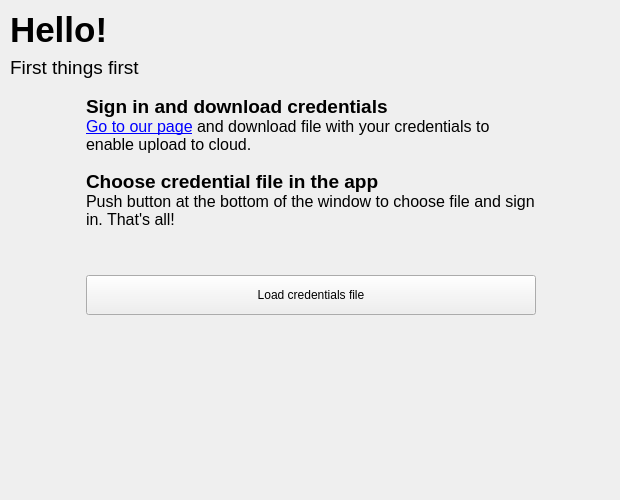
<?xml version="1.0" encoding="UTF-8"?>
<ui version="4.0">
 <class>CredentialsChooseUI</class>
 <widget class="QWidget" name="CredentialsChooseUI">
  <property name="geometry">
   <rect>
    <x>0</x>
    <y>0</y>
    <width>620</width>
    <height>500</height>
   </rect>
  </property>
  <property name="sizePolicy">
   <sizepolicy hsizetype="MinimumExpanding" vsizetype="Fixed">
    <horstretch>0</horstretch>
    <verstretch>0</verstretch>
   </sizepolicy>
  </property>
  <property name="minimumSize">
   <size>
    <width>472</width>
    <height>500</height>
   </size>
  </property>
  <property name="maximumSize">
   <size>
    <width>16777215</width>
    <height>500</height>
   </size>
  </property>
  <property name="windowTitle">
   <string>PW-Sat2 Ground Station - Choose credentials</string>
  </property>
  <property name="autoFillBackground">
   <bool>false</bool>
  </property>
  <property name="locale">
   <locale language="English" country="UnitedKingdom"/>
  </property>
  <widget class="QWidget" name="verticalLayoutWidget">
   <property name="geometry">
    <rect>
     <x>0</x>
     <y>0</y>
     <width>620</width>
     <height>391</height>
    </rect>
   </property>
   <layout class="QVBoxLayout" name="verticalLayout">
    <item>
     <spacer name="verticalSpacer_2">
      <property name="orientation">
       <enum>Qt::Vertical</enum>
      </property>
      <property name="sizeType">
       <enum>QSizePolicy::Fixed</enum>
      </property>
      <property name="sizeHint" stdset="0">
       <size>
        <width>20</width>
        <height>10</height>
       </size>
      </property>
     </spacer>
    </item>
    <item>
     <layout class="QHBoxLayout" name="horizontalLayout">
      <item>
       <spacer name="horizontalSpacer">
        <property name="orientation">
         <enum>Qt::Horizontal</enum>
        </property>
        <property name="sizeType">
         <enum>QSizePolicy::Fixed</enum>
        </property>
        <property name="sizeHint" stdset="0">
         <size>
          <width>10</width>
          <height>10</height>
         </size>
        </property>
       </spacer>
      </item>
      <item>
       <layout class="QGridLayout" name="gridLayout_4">
        <item row="0" column="0">
         <widget class="QLabel" name="label">
          <property name="font">
           <font>
            <pointsize>26</pointsize>
           </font>
          </property>
          <property name="text">
           <string>&lt;html&gt;&lt;head/&gt;&lt;body&gt;&lt;p&gt;&lt;span style=&quot; font-weight:600;&quot;&gt;Hello!&lt;/span&gt;&lt;/p&gt;&lt;/body&gt;&lt;/html&gt;</string>
          </property>
         </widget>
        </item>
        <item row="1" column="0">
         <widget class="QLabel" name="label_3">
          <property name="sizePolicy">
           <sizepolicy hsizetype="Minimum" vsizetype="Preferred">
            <horstretch>0</horstretch>
            <verstretch>0</verstretch>
           </sizepolicy>
          </property>
          <property name="minimumSize">
           <size>
            <width>420</width>
            <height>0</height>
           </size>
          </property>
          <property name="font">
           <font>
            <pointsize>14</pointsize>
           </font>
          </property>
          <property name="text">
           <string>&lt;html&gt;&lt;head/&gt;&lt;body&gt;&lt;p&gt;First things first&lt;/p&gt;&lt;/body&gt;&lt;/html&gt;</string>
          </property>
          <property name="wordWrap">
           <bool>true</bool>
          </property>
         </widget>
        </item>
       </layout>
      </item>
      <item>
       <spacer name="horizontalSpacer_3">
        <property name="orientation">
         <enum>Qt::Horizontal</enum>
        </property>
        <property name="sizeHint" stdset="0">
         <size>
          <width>10</width>
          <height>20</height>
         </size>
        </property>
       </spacer>
      </item>
      <item>
       <widget class="QLabel" name="label_2">
        <property name="sizePolicy">
         <sizepolicy hsizetype="Maximum" vsizetype="Maximum">
          <horstretch>0</horstretch>
          <verstretch>0</verstretch>
         </sizepolicy>
        </property>
        <property name="maximumSize">
         <size>
          <width>106</width>
          <height>60</height>
         </size>
        </property>
        <property name="text">
         <string/>
        </property>
        <property name="pixmap">
         <pixmap resource="img_pix.qrc">:/logo/img/PW07-wersja-monochromatyczna.svg</pixmap>
        </property>
        <property name="scaledContents">
         <bool>true</bool>
        </property>
       </widget>
      </item>
      <item>
       <spacer name="horizontalSpacer_2">
        <property name="orientation">
         <enum>Qt::Horizontal</enum>
        </property>
        <property name="sizeType">
         <enum>QSizePolicy::Fixed</enum>
        </property>
        <property name="sizeHint" stdset="0">
         <size>
          <width>20</width>
          <height>20</height>
         </size>
        </property>
       </spacer>
      </item>
     </layout>
    </item>
    <item>
     <spacer name="verticalSpacer_3">
      <property name="orientation">
       <enum>Qt::Vertical</enum>
      </property>
      <property name="sizeType">
       <enum>QSizePolicy::Fixed</enum>
      </property>
      <property name="sizeHint" stdset="0">
       <size>
        <width>20</width>
        <height>10</height>
       </size>
      </property>
     </spacer>
    </item>
    <item>
     <layout class="QGridLayout" name="gridLayout_5">
      <item row="2" column="1">
       <widget class="QLabel" name="label_7">
        <property name="sizePolicy">
         <sizepolicy hsizetype="Fixed" vsizetype="Fixed">
          <horstretch>0</horstretch>
          <verstretch>0</verstretch>
         </sizepolicy>
        </property>
        <property name="minimumSize">
         <size>
          <width>40</width>
          <height>40</height>
         </size>
        </property>
        <property name="maximumSize">
         <size>
          <width>40</width>
          <height>40</height>
         </size>
        </property>
        <property name="text">
         <string/>
        </property>
        <property name="pixmap">
         <pixmap resource="img_pix.qrc">:/numbers/img/2.svg</pixmap>
        </property>
        <property name="scaledContents">
         <bool>true</bool>
        </property>
       </widget>
      </item>
      <item row="0" column="1">
       <widget class="QLabel" name="label_5">
        <property name="sizePolicy">
         <sizepolicy hsizetype="Fixed" vsizetype="Fixed">
          <horstretch>0</horstretch>
          <verstretch>0</verstretch>
         </sizepolicy>
        </property>
        <property name="minimumSize">
         <size>
          <width>40</width>
          <height>40</height>
         </size>
        </property>
        <property name="maximumSize">
         <size>
          <width>40</width>
          <height>40</height>
         </size>
        </property>
        <property name="baseSize">
         <size>
          <width>40</width>
          <height>40</height>
         </size>
        </property>
        <property name="text">
         <string/>
        </property>
        <property name="pixmap">
         <pixmap resource="img_pix.qrc">:/numbers/img/1.svg</pixmap>
        </property>
        <property name="scaledContents">
         <bool>true</bool>
        </property>
       </widget>
      </item>
      <item row="1" column="0">
       <spacer name="verticalSpacer_4">
        <property name="orientation">
         <enum>Qt::Vertical</enum>
        </property>
        <property name="sizeType">
         <enum>QSizePolicy::Fixed</enum>
        </property>
        <property name="sizeHint" stdset="0">
         <size>
          <width>20</width>
          <height>10</height>
         </size>
        </property>
       </spacer>
      </item>
      <item row="0" column="3">
       <widget class="QLabel" name="label_6">
        <property name="sizePolicy">
         <sizepolicy hsizetype="MinimumExpanding" vsizetype="Expanding">
          <horstretch>0</horstretch>
          <verstretch>0</verstretch>
         </sizepolicy>
        </property>
        <property name="minimumSize">
         <size>
          <width>450</width>
          <height>0</height>
         </size>
        </property>
        <property name="font">
         <font>
          <pointsize>12</pointsize>
         </font>
        </property>
        <property name="text">
         <string>&lt;html&gt;&lt;head/&gt;&lt;body&gt;&lt;p&gt;&lt;span style=&quot; font-size:14pt; font-weight:600;&quot;&gt;Sign in and download credentials&lt;/span&gt;&lt;br/&gt;&lt;a href=&quot;http://localhost:9090/communication/pwsatradio&quot;&gt;&lt;span style=&quot; text-decoration: underline; color:#0000ff;&quot;&gt;Go to our page&lt;/span&gt;&lt;/a&gt; and download file with your credentials to enable upload to cloud.&lt;/p&gt;&lt;/body&gt;&lt;/html&gt;</string>
        </property>
        <property name="wordWrap">
         <bool>true</bool>
        </property>
       </widget>
      </item>
      <item row="0" column="4">
       <spacer name="horizontalSpacer_6">
        <property name="orientation">
         <enum>Qt::Horizontal</enum>
        </property>
        <property name="sizeType">
         <enum>QSizePolicy::Fixed</enum>
        </property>
        <property name="sizeHint" stdset="0">
         <size>
          <width>5</width>
          <height>10</height>
         </size>
        </property>
       </spacer>
      </item>
      <item row="0" column="0">
       <spacer name="horizontalSpacer_4">
        <property name="orientation">
         <enum>Qt::Horizontal</enum>
        </property>
        <property name="sizeType">
         <enum>QSizePolicy::Fixed</enum>
        </property>
        <property name="sizeHint" stdset="0">
         <size>
          <width>15</width>
          <height>20</height>
         </size>
        </property>
       </spacer>
      </item>
      <item row="0" column="2">
       <spacer name="horizontalSpacer_7">
        <property name="orientation">
         <enum>Qt::Horizontal</enum>
        </property>
        <property name="sizeType">
         <enum>QSizePolicy::Fixed</enum>
        </property>
        <property name="sizeHint" stdset="0">
         <size>
          <width>20</width>
          <height>20</height>
         </size>
        </property>
       </spacer>
      </item>
      <item row="0" column="5">
       <spacer name="horizontalSpacer_5">
        <property name="orientation">
         <enum>Qt::Horizontal</enum>
        </property>
        <property name="sizeHint" stdset="0">
         <size>
          <width>40</width>
          <height>20</height>
         </size>
        </property>
       </spacer>
      </item>
      <item row="3" column="3">
       <spacer name="verticalSpacer_6">
        <property name="orientation">
         <enum>Qt::Vertical</enum>
        </property>
        <property name="sizeHint" stdset="0">
         <size>
          <width>20</width>
          <height>40</height>
         </size>
        </property>
       </spacer>
      </item>
      <item row="2" column="3">
       <widget class="QLabel" name="label_8">
        <property name="sizePolicy">
         <sizepolicy hsizetype="MinimumExpanding" vsizetype="Expanding">
          <horstretch>0</horstretch>
          <verstretch>0</verstretch>
         </sizepolicy>
        </property>
        <property name="minimumSize">
         <size>
          <width>450</width>
          <height>0</height>
         </size>
        </property>
        <property name="font">
         <font>
          <pointsize>12</pointsize>
         </font>
        </property>
        <property name="text">
         <string>&lt;html&gt;&lt;head/&gt;&lt;body&gt;&lt;p&gt;&lt;span style=&quot; font-size:14pt; font-weight:600;&quot;&gt;Choose credential file in the app&lt;/span&gt;&lt;br/&gt;Push button at the bottom of the window to choose file and sign in. That's all!&lt;/p&gt;&lt;/body&gt;&lt;/html&gt;</string>
        </property>
        <property name="wordWrap">
         <bool>true</bool>
        </property>
       </widget>
      </item>
      <item row="4" column="3">
       <widget class="QPushButton" name="choose_credentials_file_button">
        <property name="minimumSize">
         <size>
          <width>0</width>
          <height>40</height>
         </size>
        </property>
        <property name="toolTip">
         <string>Selected file will be copied to an application data directory.</string>
        </property>
        <property name="text">
         <string>Load credentials file</string>
        </property>
       </widget>
      </item>
     </layout>
    </item>
    <item>
     <spacer name="verticalSpacer">
      <property name="orientation">
       <enum>Qt::Vertical</enum>
      </property>
      <property name="sizeType">
       <enum>QSizePolicy::Expanding</enum>
      </property>
      <property name="sizeHint" stdset="0">
       <size>
        <width>20</width>
        <height>40</height>
       </size>
      </property>
     </spacer>
    </item>
   </layout>
  </widget>
 </widget>
 <resources>
  <include location="img_pix.qrc"/>
 </resources>
 <connections/>
</ui>
